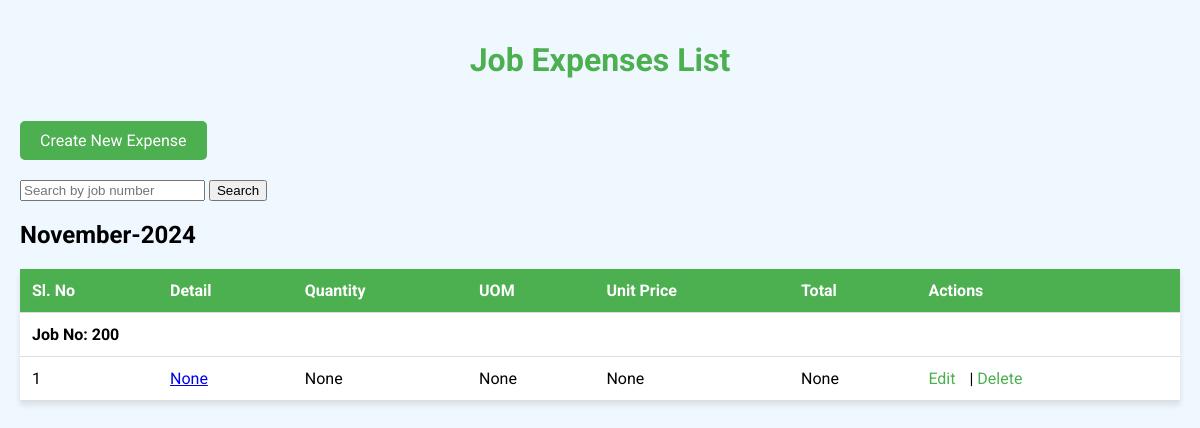
The page /kgw/job-expenses/ on the database its author committed.
### kgw_management/models.py (models this page shows, shortened)
class KGWJobExpenses(models.Model):
    date = models.DateField(blank=True, null=True)
    job_no = models.CharField(max_length=100)
    item_detail = models.TextField(blank=True, null=True)
    quantity = models.IntegerField(blank=True, null=True)
    uom = models.CharField(max_length=20, blank=True, null=True)  # UOM stands for Unit of Measurement
    unit_price = models.DecimalField(max_digits=10, decimal_places=2, blank=True, null=True)
    total = models.DecimalField(max_digits=10, decimal_places=2, blank=True, null=True)
    note = models.TextField(null=True, blank=True)

### kgw_management/views.py (the view)
# urls.py: path('job-expenses/', views.JobExpenseListView.as_view(), name='job-expense-list'),
class JobExpenseListView(ListView):
    model = KGWJobExpenses
    template_name = 'kgw_management/job_expense_list.html'
    def get_queryset(self):
        queryset = super().get_queryset()  # Get the default queryset
        query = self.request.GET.get('q')  # Get the search query
        if query:
            queryset = queryset.filter(
            Q(item_detail__icontains=query) |
            Q(job_no__icontains=query))
        return queryset

### kgw_management/templates/kgw_management/job_expense_list.html (shortened to what this page needs)
<!DOCTYPE html>
<html lang="en">
<head>
</head>
<body>
    <h1>Job Expenses List</h1>
    <a href="{% url 'job-expense-create' %}" class="add-expense">Create New Expense</a>
    <form method="get" action="{% url 'job-expense-list' %}">
        <input type="text" name="q" value="{{ request.GET.q }}" placeholder="Search by job number">
        <button type="submit">Search</button>
    </form>
    {% regroup object_list by date|date:"F-Y" as grouped_expenses %}
    {% for group in grouped_expenses %}
        <h2>{{ group.grouper }}</h2>
        {% regroup group.list by job_no as grouped_by_job %}
        <table>
            <thead>
                <tr>
                    <th>Sl. No</th>
                    <th>Detail</th>
                    <th>Quantity</th>
                    <th>UOM</th>
                    <th>Unit Price</th>
                    <th>Total</th>
                    <th>Actions</th>
                </tr>
            </thead>
            <tbody>
                {% for job_group in grouped_by_job %}
                    <tr>
                        <td colspan="7"><strong>Job No: {{ job_group.grouper }}</strong></td>
                    </tr>
                    {% for expense in job_group.list %}
                        <tr>
                            <td>{{ forloop.counter }}</td>
                            <td><a href="{% url 'job-expense-detail' expense.pk %}">{{ expense.item_detail }}</a></td>
                            <td>{{ expense.quantity }}</td>
                            <td>{{ expense.uom }}</td>
                            <td>{{ expense.unit_price }}</td>
                            <td>{{ expense.total }}</td>
                            <td class="action-links">
                                <a href="{% url 'job-expense-update' expense.pk %}">Edit</a> |
                                <a href="{% url 'job-expense-delete' expense.pk %}">Delete</a>
                            </td>
                        </tr>
                    {% endfor %}
                {% empty %}
                    <tr>
                        <td colspan="7" style="text-align: center;">No expenses found for this job number.</td>
                    </tr>
                {% endfor %}
            </tbody>
        </table>
    {% empty %}
        <p>No expenses found for the selected date range.</p>
    {% endfor %}
</body>
</html>

### kgw_management/templates/kgw_management/job_expense_list.html (style rules this page uses)
body { font-family: 'Roboto', sans-serif; background-color: #f0f8ff; margin: 0; padding: 20px; }
h1 { color: #4CAF50; text-align: center; }
.add-expense { display: inline-block; margin: 20px 0; padding: 10px 20px; background-color: #4CAF50; color: white; text-decoration: none; border-radius: 5px; }
table { width: 100%; border-collapse: collapse; background-color: white; box-shadow: 0 4px 6px rgba(0, 0, 0, 0.1); }
th, td { padding: 12px; text-align: left; border-bottom: 1px solid #ddd; }
th { background-color: #4CAF50; color: white; }
.action-links a { margin-right: 10px; text-decoration: none; color: #4CAF50; }

### rows shown on the page
KGWJobExpenses: grouper "200", item_detail "None", quantity "None", uom "None", unit_price "None", total "None"

### other values the page prints
{{ group.grouper }} "November-2024"
